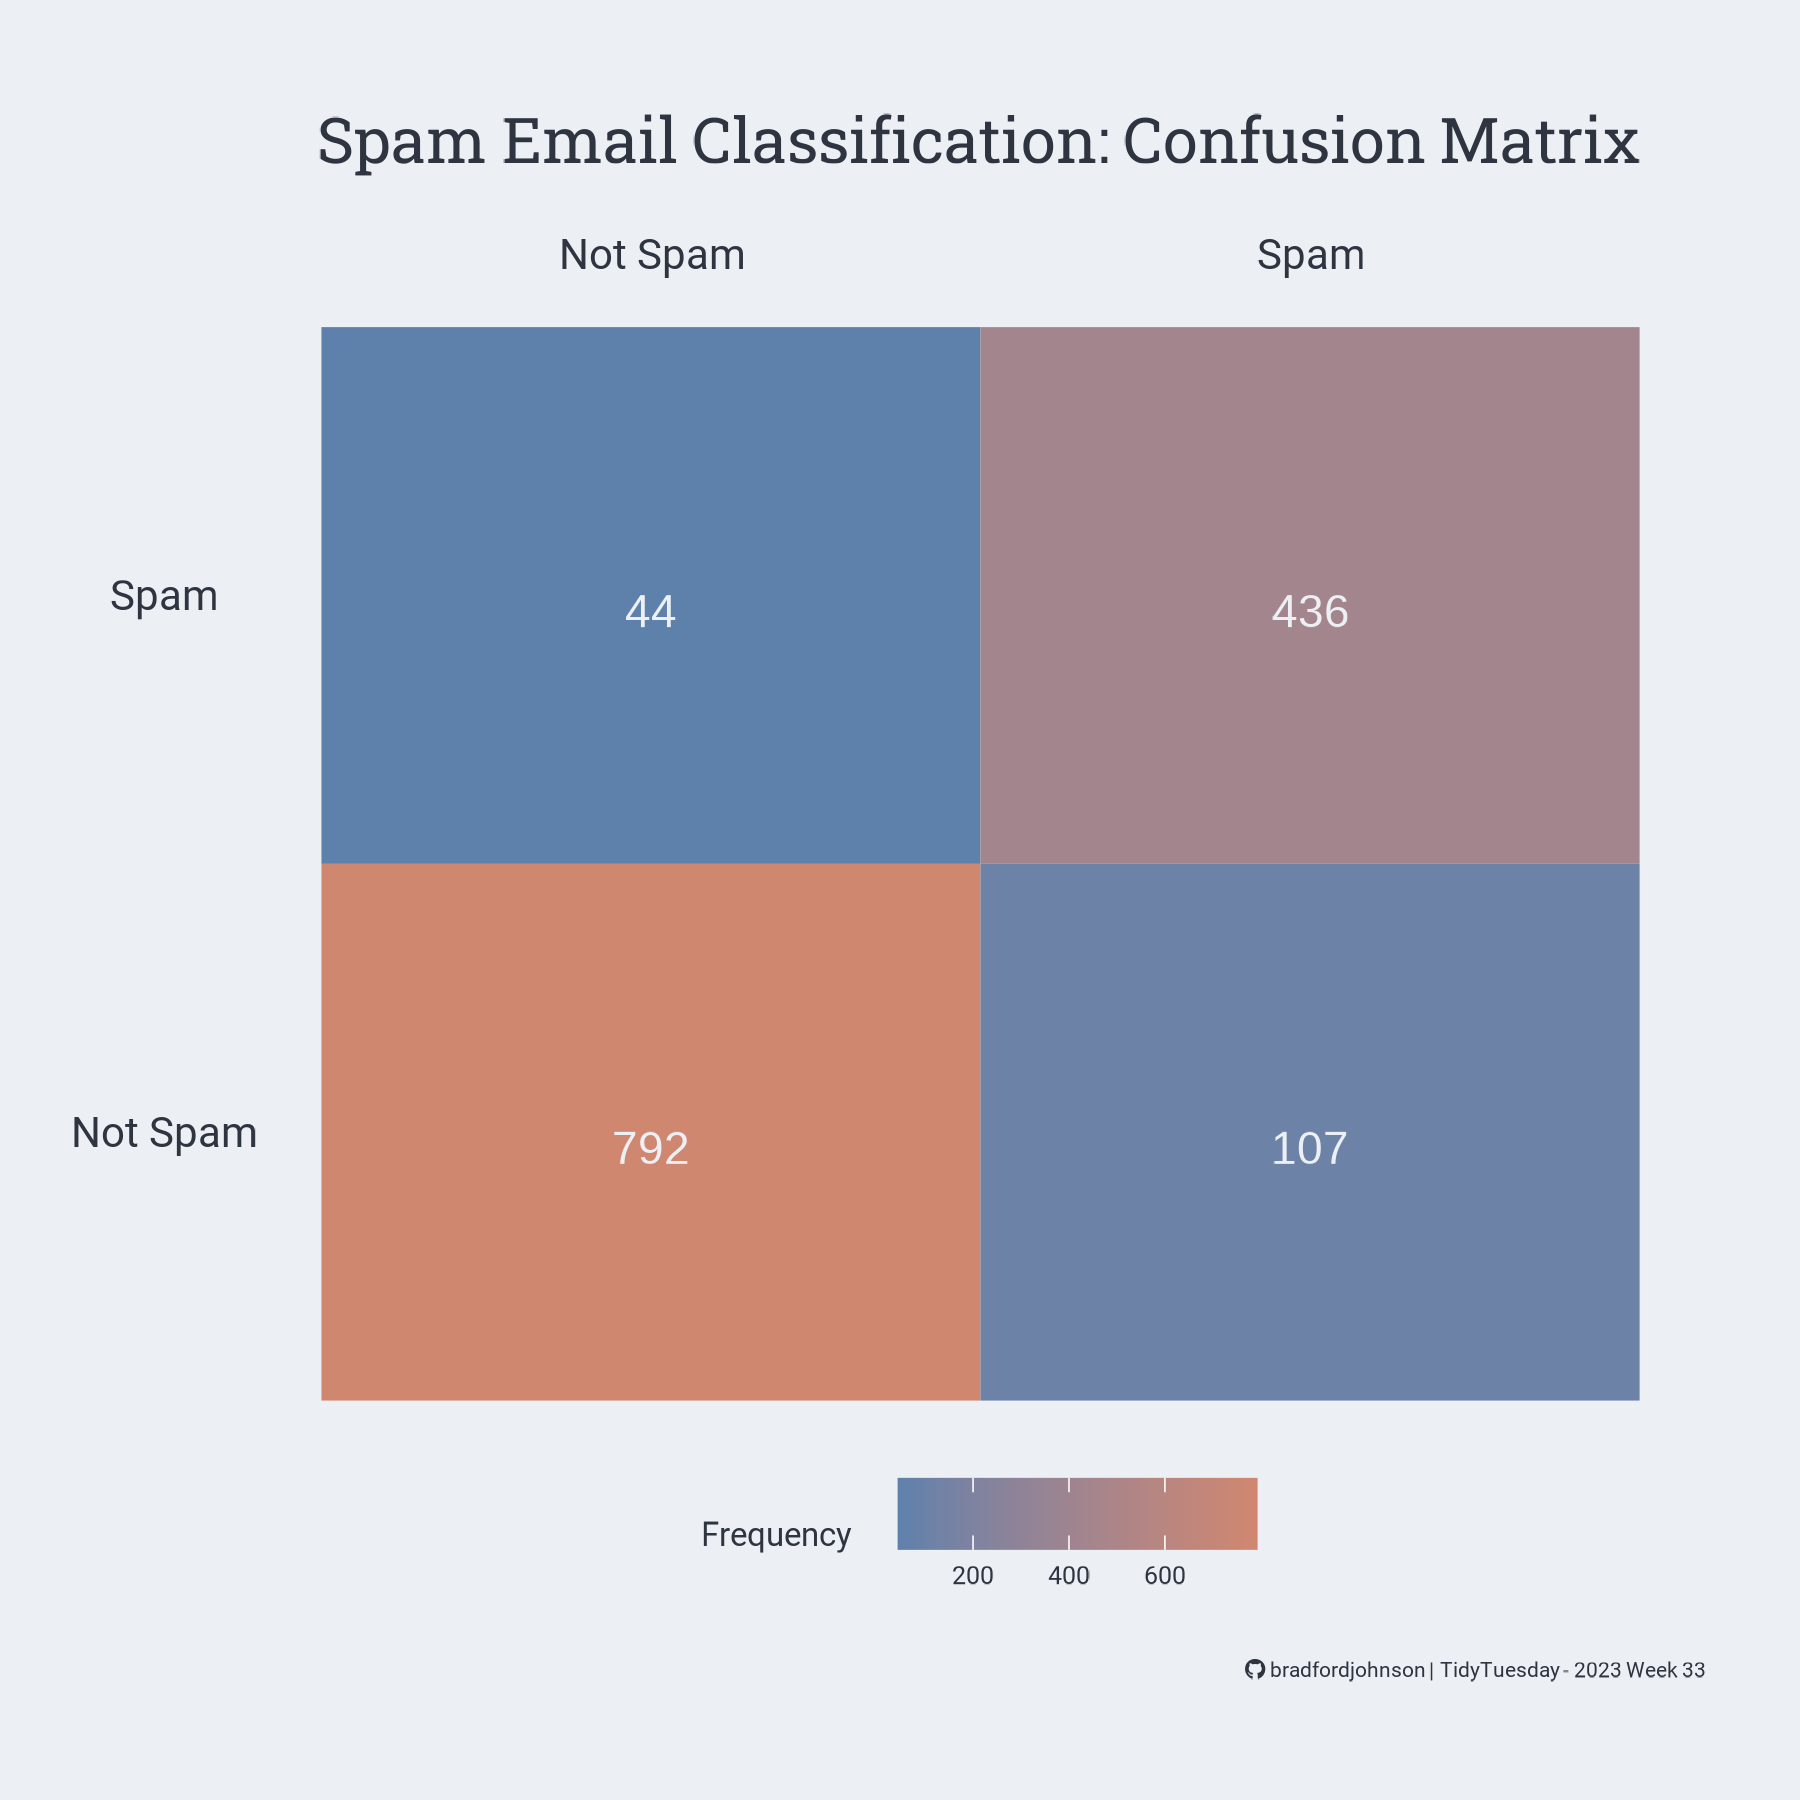

This figure's R source:
pacman::p_load(tidyverse,
               caret,
               randomForest,
               pROC,
               htmltools,
               showtext,
               htmltools)

showtext_auto()
showtext_opts(dpi = 300)

font_add(family = "fb", regular =
           "C:/Users/Bradf/AppData/Local/Microsoft/Windows/Fonts/Font Awesome 6 Brands-Regular-400.otf")

font_add_google(name = "Roboto Slab", family = "Roboto Slab")
font_1 <- "Roboto Slab"

font_add_google(name = "Roboto", family = "Roboto")
font_2 <- "Roboto"

caption <- paste0(
  "<span style='font-family:fb;'>&#xf09b;</span>",
  "<span style='font-family:sans;color:#ECEFF4;'>.</span>",
  "<span style='font-family:Roboto;'>bradfordjohnson | TidyTuesday - 2023 Week 33</span>"
)

title <- paste0(
  "<span>Spam Email Classification: Confusion Matrix</span>"
)

bg_color <- "#ECEFF4"
text_color <- "#2E3440"
text_color_2 <- "#ECEFF4"

spam <-
  readr::read_csv(
    'https://raw.githubusercontent.com/rfordatascience/tidytuesday/master/data/2023/2023-08-15/spam.csv'
  )

data_selected <- spam %>%
  select(crl.tot, dollar, bang, money, n000, make, yesno) %>%
  mutate(yesno = case_when(yesno == "n" ~ "Not Spam",
                           yesno == "y" ~ "Spam"))

set.seed(123)
trainIndex <-
  createDataPartition(data_selected$yesno, p = 0.7, list = FALSE)
training_data <- data_selected[trainIndex,]
testing_data <- data_selected[-trainIndex,]

training_data$yesno <- as.factor(training_data$yesno)
testing_data$yesno <- as.factor(testing_data$yesno)

model <- randomForest(yesno ~ ., data = training_data)

predictions <- predict(model, newdata = testing_data)

conf_matrix <- confusionMatrix(predictions, testing_data$yesno)

confusion_df <- as.data.frame(conf_matrix$table)

ggplot(data = confusion_df, aes(x = Reference, y = Prediction)) +
  geom_tile(aes(fill = Freq)) +
  geom_text(aes(label = Freq), vjust = 1, color = text_color_2) +
  scale_fill_gradient(low = "#5E81AC", high = "#D08770") +
  labs(title = title, x = "Actual", y = "Predicted", caption = caption, fill = "Frequency") +
  theme_void() +
  scale_x_discrete(position = "top") +
  theme(
    plot.background = element_rect(fill = bg_color, color = bg_color),
    panel.background = element_rect(fill = bg_color, color = bg_color),
    plot.margin = unit(c(10, 8, 10, 6), "mm"),
    plot.caption = ggtext::element_textbox_simple(
      margin = unit(c(6, 0, 0, 0), "mm"),
      halign = 1,
      color = text_color,
      size = 5
    ),
    plot.title = ggtext::element_textbox_simple(
      family = font_1,
      margin = unit(c(0, 0, 5, 0), "mm"),
      halign = .5,
      size = 15,
      color = text_color
    ),
    axis.text = element_text(
      family = font_2,
      color = text_color,
      size = 10
    ),
    legend.text = element_text(
      family = font_2,
      color = text_color,
      size = 6
    ),
    legend.title = element_text(
      family = font_2,
      color = text_color,
      size = 8,
      margin = unit(c(0, 2, 0, 0), "mm"),
    ),
    legend.position = "bottom",
  )

ggsave("spam-emails.png", width = 6, height = 6, dpi = 300)